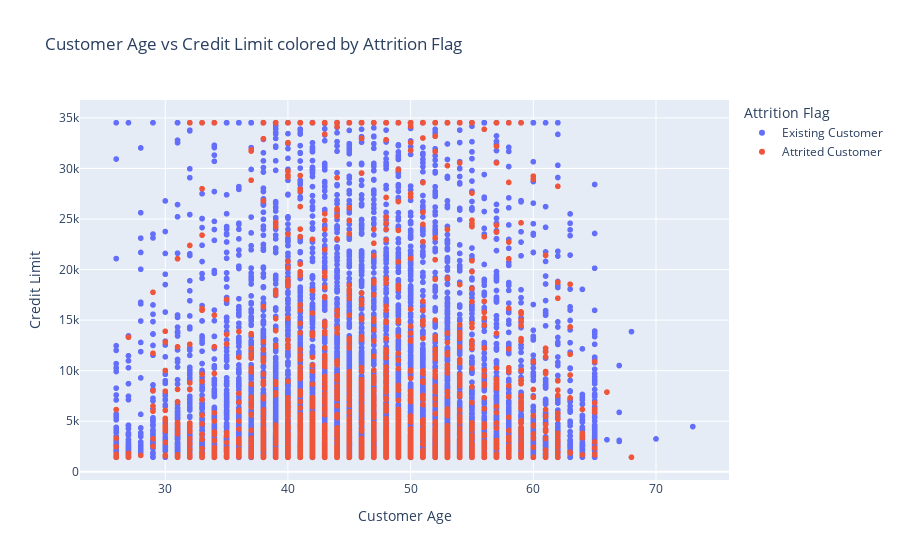

Write notebook code for a chart like this one.
### Markdown cell above
I want to see if there is a pattern with existing and attrited customers with their age.

### Code cell
import plotly.express as px

fig = px.scatter(
    df, x= "Customer Age", y="Credit Limit", color="Attrition Flag",
    title="Customer Age vs Credit Limit colored by Attrition Flag"
)
fig.show()

### Figure 1 — Plotly figure (JSON) as saved in the notebook; plotly's stock layout.template omitted (floating-point values rounded to 4 significant figures; data arrays with more than 128 entries replaced by an {"elided": "..."} marker saying what was removed)
{"data": [{"hovertemplate": "Attrition Flag=Existing Customer<br>Customer Age=%{x}<br>Credit Limit=%{y}<extra></extra>", "legendgroup": "Existing Customer", "marker": {"color": "#636efa", "symbol": "circle"}, "mode": "markers", "name": "Existing Customer", "showlegend": true, "type": "scattergl", "x": {"elided": "8500 int values"}, "xaxis": "x", "y": {"elided": "8500 float values"}, "yaxis": "y"}, {"hovertemplate": "Attrition Flag=Attrited Customer<br>Customer Age=%{x}<br>Credit Limit=%{y}<extra></extra>", "legendgroup": "Attrited Customer", "marker": {"color": "#EF553B", "symbol": "circle"}, "mode": "markers", "name": "Attrited Customer", "showlegend": true, "type": "scattergl", "x": {"elided": "1627 int values"}, "xaxis": "x", "y": {"elided": "1627 float values"}, "yaxis": "y"}], "layout": {"legend": {"title": {"text": "Attrition Flag"}, "tracegroupgap": 0}, "title": {"text": "Customer Age vs Credit Limit colored by Attrition Flag"}, "xaxis": {"anchor": "y", "domain": [0, 1], "title": {"text": "Customer Age"}}, "yaxis": {"anchor": "x", "domain": [0, 1], "title": {"text": "Credit Limit"}}}}
